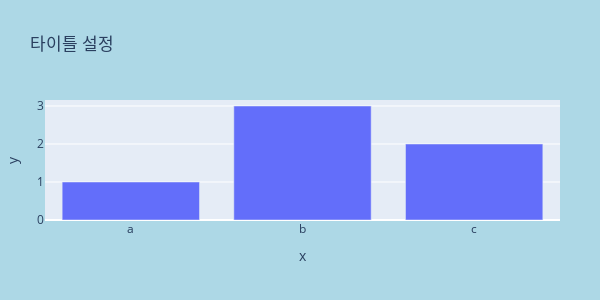

Notebook code for this chart:
### Code cell
# graph_object
fig = go.Figure(data=go.Bar(x = ['a','b','c'], y=[1,3,2]),
                layout = go.Layout(title=go.layout.Title(text = "타이틀 설정"))
               )

fig.update_layout(width=600, 
                  height = 300,
                  margin_l = 40, # l : 왼쪽, r : 오른쪽
                  margin_r = 40,
                  # 백그라운드 컬러 지정
                  paper_bgcolor = "lightblue",
                  xaxis_title='x',
                  yaxis_title = 'y')
fig.show()

### Figure 1 — Plotly figure (JSON) as saved in the notebook; plotly's stock layout.template omitted (floating-point values rounded to 4 significant figures)
{"data": [{"type": "bar", "x": ["a", "b", "c"], "y": [1, 3, 2]}], "layout": {"height": 300, "margin": {"l": 40, "r": 40}, "paper_bgcolor": "lightblue", "title": {"text": "타이틀 설정"}, "width": 600, "xaxis": {"autorange": true, "range": [-0.5, 2.5], "title": {"text": "x"}, "type": "category"}, "yaxis": {"autorange": true, "range": [0, 3.158], "title": {"text": "y"}, "type": "linear"}}}
